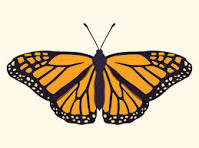
#> input picture butterfly.jpeg, 199 x 148 px
$ python importantLibrary.py
#> lines starting #> are read from the running program, lines starting #| are printed output that depends on the picture; after the words box and inside, x2 and y2 are one past the last pixel; in counts of white or black regions, pixels touching at a corner belong together
import cv2 as cv
import imutils # image manipulating
image = cv.imread('butterfly.jpeg')
#> image is the input picture: shape (148, 199, 3); mean B, G, R 171.4, 198.1, 214.7
resizeImg = imutils.resize(image,width=100)
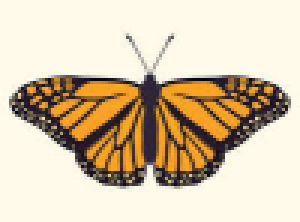
#> resizeImg: shape (74, 100, 3) (shown 3 times larger); mean B, G, R 171.4, 198.1, 214.7
gaussianImag = cv.GaussianBlur(image,(21,21),0) #smoothing image
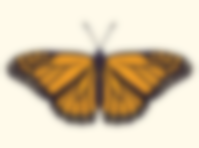
#> gaussianImag: shape (148, 199, 3); mean B, G, R 171.4, 198.1, 214.7
grayimg = cv.cvtColor(image,cv.COLOR_BGR2GRAY)
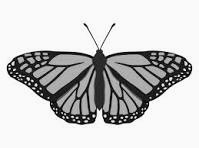
#> grayimg: shape (148, 199); min 0, max 255, mean 200.2
thresholdImg = cv.threshold(grayimg,180,255,cv.THRESH_BINARY)[1]
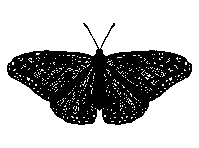
#> thresholdImg: shape (148, 199); 69.5% white; 1 black region, box (x1, y1, x2, y2) and area: (7, 23, 192, 125) 8972
cv.imshow('show',image)
cv.imshow('showresize',resizeImg)
cv.imshow('gaussianImag',gaussianImag)
cv.imshow('thresholdImag',thresholdImg)
# cv.rectangle(img,(x,y),(x+w,y+h),(0,255,0),2) Thickess code
# cv.putText(img,text,(10,20),cv.FONT_HERSHEY_SIMPLEX,0.5,(0,0,255),2) Text generator
# cv.findContours(threshImg.copy(),cv.RETR_EXTERNAL,cv.CHAIN_APPROX_SIMPLE) its for get the border of the object
